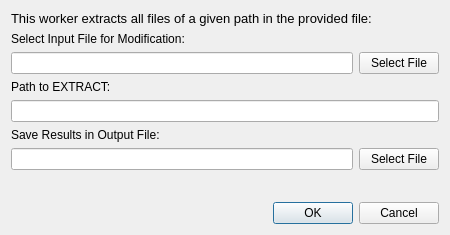
<?xml version="1.0" encoding="UTF-8"?>
<ui version="4.0">
 <class>DialogExtractPath</class>
 <widget class="QDialog" name="DialogExtractPath">
  <property name="geometry">
   <rect>
    <x>0</x>
    <y>0</y>
    <width>450</width>
    <height>235</height>
   </rect>
  </property>
  <property name="windowTitle">
   <string>Dialog</string>
  </property>
  <layout class="QVBoxLayout" name="verticalLayout">
   <item>
    <widget class="QLabel" name="label_4">
     <property name="font">
      <font>
       <pointsize>10</pointsize>
       <weight>50</weight>
       <bold>false</bold>
      </font>
     </property>
     <property name="text">
      <string>This worker extracts all files of a given path in the provided file:</string>
     </property>
     <property name="wordWrap">
      <bool>true</bool>
     </property>
    </widget>
   </item>
   <item>
    <widget class="QLabel" name="label">
     <property name="text">
      <string>Select Input File for Modification:</string>
     </property>
    </widget>
   </item>
   <item>
    <layout class="QHBoxLayout" name="horizontalLayout">
     <item>
      <widget class="QLineEdit" name="lineEditLoadFile"/>
     </item>
     <item>
      <widget class="QPushButton" name="pushButtonLoadFile">
       <property name="text">
        <string>Select File</string>
       </property>
      </widget>
     </item>
    </layout>
   </item>
   <item>
    <widget class="QLabel" name="label_2">
     <property name="text">
      <string>Path to EXTRACT:</string>
     </property>
    </widget>
   </item>
   <item>
    <widget class="QLineEdit" name="lineEditTextRemove"/>
   </item>
   <item>
    <widget class="QLabel" name="label_6">
     <property name="text">
      <string>Save Results in Output File:</string>
     </property>
    </widget>
   </item>
   <item>
    <layout class="QHBoxLayout" name="horizontalLayout_4">
     <item>
      <widget class="QLineEdit" name="lineEditSaveFile"/>
     </item>
     <item>
      <widget class="QPushButton" name="pushButtonSaveFile">
       <property name="text">
        <string>Select File</string>
       </property>
      </widget>
     </item>
    </layout>
   </item>
   <item>
    <spacer name="verticalSpacer">
     <property name="orientation">
      <enum>Qt::Vertical</enum>
     </property>
     <property name="sizeHint" stdset="0">
      <size>
       <width>20</width>
       <height>40</height>
      </size>
     </property>
    </spacer>
   </item>
   <item>
    <widget class="QDialogButtonBox" name="buttonBox">
     <property name="orientation">
      <enum>Qt::Horizontal</enum>
     </property>
     <property name="standardButtons">
      <set>QDialogButtonBox::Cancel|QDialogButtonBox::Ok</set>
     </property>
    </widget>
   </item>
  </layout>
 </widget>
 <resources/>
 <connections>
  <connection>
   <sender>buttonBox</sender>
   <signal>accepted()</signal>
   <receiver>DialogExtractPath</receiver>
   <slot>accept()</slot>
   <hints>
    <hint type="sourcelabel">
     <x>248</x>
     <y>254</y>
    </hint>
    <hint type="destinationlabel">
     <x>157</x>
     <y>274</y>
    </hint>
   </hints>
  </connection>
  <connection>
   <sender>buttonBox</sender>
   <signal>rejected()</signal>
   <receiver>DialogExtractPath</receiver>
   <slot>reject()</slot>
   <hints>
    <hint type="sourcelabel">
     <x>316</x>
     <y>260</y>
    </hint>
    <hint type="destinationlabel">
     <x>286</x>
     <y>274</y>
    </hint>
   </hints>
  </connection>
 </connections>
</ui>
